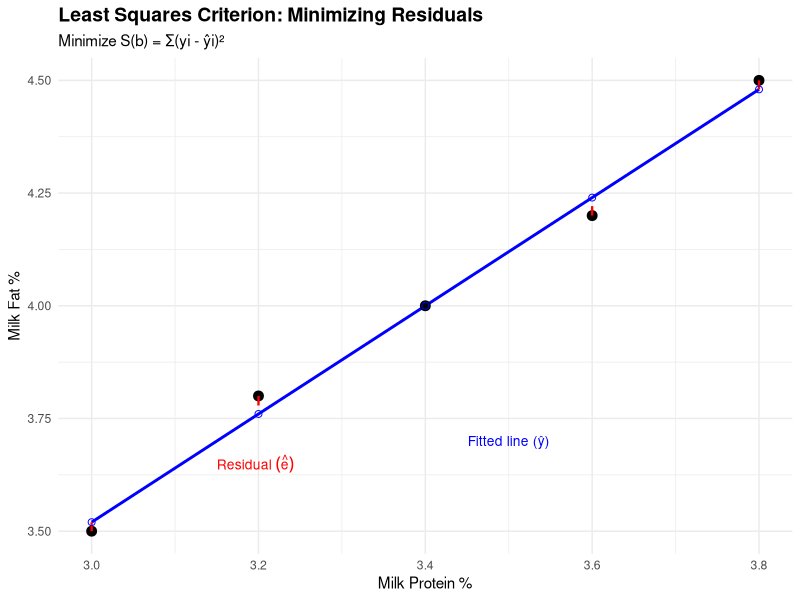

The R source for this figure:
## ---- chunk 1
#| echo: true
#| fig-width: 7
#| fig-height: 5
library(ggplot2)

# Simple example data: milk fat vs protein
protein <- c(3.0, 3.2, 3.4, 3.6, 3.8)
fat <- c(3.5, 3.8, 4.0, 4.2, 4.5)

# Fit regression
fit <- lm(fat ~ protein)
b0 <- coef(fit)[1]
b1 <- coef(fit)[2]
fitted_values <- predict(fit)
residuals <- residuals(fit)

# Create data frame for plotting
plot_data <- data.frame(
  protein = protein,
  fat = fat,
  fitted = fitted_values,
  residual = residuals
)

# Create visualization
ggplot(plot_data, aes(x = protein, y = fat)) +
  # Regression line
  geom_smooth(method = "lm", se = FALSE, color = "blue", linewidth = 1) +
  # Observed points
  geom_point(size = 3, color = "black") +
  # Residual lines (vertical distances)
  geom_segment(aes(x = protein, xend = protein,
                   y = fat, yend = fitted),
               color = "red", linetype = "dashed", linewidth = 0.8) +
  # Fitted points
  geom_point(aes(y = fitted), color = "blue", size = 2, shape = 1) +
  # Labels
  labs(title = "Least Squares Criterion: Minimizing Residuals",
       subtitle = "Minimize S(b) = Σ(yi - ŷi)²",
       x = "Milk Protein %",
       y = "Milk Fat %") +
  # Annotations
  annotate("text", x = 3.15, y = 3.65,
           label = "Residual~(hat(e))",
           color = "red", size = 3.5, hjust = 0, parse = TRUE) +
  annotate("text", x = 3.5, y = 3.7,
           label = "Fitted line (ŷ)",
           color = "blue", size = 3.5) +
  theme_minimal() +
  theme(plot.title = element_text(face = "bold", size = 14),
        plot.subtitle = element_text(size = 11))
## ---- chunk 2
#| echo: true
lamb_data <- read.csv("data/lamb_data.csv")
head(lamb_data)
## ---- chunk 3
#| echo: true
# Matrix calculations
y <- lamb_data$Wean_Weight_kg
x <- lamb_data$Birth_Weight_kg
n <- length(y)
X <- cbind(1, x)

# Solve normal equations
XtX <- t(X) %*% X
Xty <- t(X) %*% y
b <- solve(XtX) %*% Xty

# Sum of Squares
ybar <- mean(y)
b_Xty <- t(b) %*% Xty
yty <- t(y) %*% y

SST <- yty - n * ybar^2
SSE <- yty - b_Xty
SSM <- SST - SSE

# ANOVA Table components
p <- 2 # number of parameters
df_M <- p - 1
df_E <- n - p
df_T <- n - 1

MSM <- SSM / df_M
MSE <- SSE / df_E
F_stat <- MSM / MSE

# Print results
cat("Parameter Estimates (b0, b1):\n")
print(b)
cat("\n--- ANOVA Table ---\n")
cat(sprintf("% -10s %4s %8s %8s %8s\n", "Source", "df", "SS", "MS", "F"))
cat(sprintf("% -10s %4d %8.2f %8.2f %8.2f\n", "Model", df_M, SSM, MSM, F_stat))
cat(sprintf("% -10s %4d %8.2f %8.2f\n", "Error", df_E, SSE, MSE))
cat(sprintf("% -10s %4d %8.2f\n", "Total", df_T, SST))
## ---- chunk 4
#| echo: true
# Data from the small example
y <- c(3.5, 3.8, 4.0, 4.2, 4.5)
x <- c(3.0, 3.2, 3.4, 3.6, 3.8)
n <- length(y)
p <- 2

# Design Matrix
X <- cbind(1, x)

# 1. Hat Matrix (H) and Projection
H <- X %*% solve(t(X) %*% X) %*% t(X)
cat("Hat Matrix H:\n")
print(round(H, 3))

# Verify properties of H
# H should be symmetric
is_symmetric <- all.equal(H, t(H))
cat("\nIs H symmetric? ", is_symmetric, "\n")

# H should be idempotent (H*H = H)
H_squared <- H %*% H
is_idempotent <- all.equal(H, H_squared)
cat("Is H idempotent? ", is_idempotent, "\n")

# 2. Get fitted values and residuals using H
y_hat <- H %*% y
residuals <- (diag(n) - H) %*% y

cat("\nFitted values (y_hat):\n")
print(y_hat)
cat("\nResiduals (e):\n")
print(residuals)

# Verify that residuals are orthogonal to fitted values
orthogonality_check <- t(y_hat) %*% residuals
cat("\nInner product of y_hat and e (should be ~0): ", orthogonality_check, "\n")


# 3. Sum of Squares calculation
# Using matrix formulas
b <- solve(t(X)%*%X) %*% t(X)%*%y
SST_mat <- t(y) %*% y - n * mean(y)^2
SSE_mat <- t(y) %*% y - t(b) %*% t(X) %*% y
SSM_mat <- t(b) %*% t(X) %*% y - n * mean(y)^2

cat("\n--- Sum of Squares ---\n")
cat("SST: ", SST_mat, "\n")
cat("SSM: ", SSM_mat, "\n")
cat("SSE: ", SSE_mat, "\n")
cat("SSM + SSE: ", SSM_mat + SSE_mat, "\n")


# 4. Variance Estimation
sigma2_hat <- SSE_mat / (n - p)
cat("\nEstimated Residual Variance (sigma^2): ", c(sigma2_hat), "\n")

# Variance-Covariance matrix of b
var_b <- solve(t(X) %*% X) * c(sigma2_hat)
cat("\nVariance-Covariance Matrix of b:\n")
print(var_b)

# Standard error of b1
se_b1 <- sqrt(var_b[2, 2])
cat("\nStandard Error of b1: ", se_b1, "\n")


# 5. Compare with lm() output
fit <- lm(y ~ x)
summary(fit)
